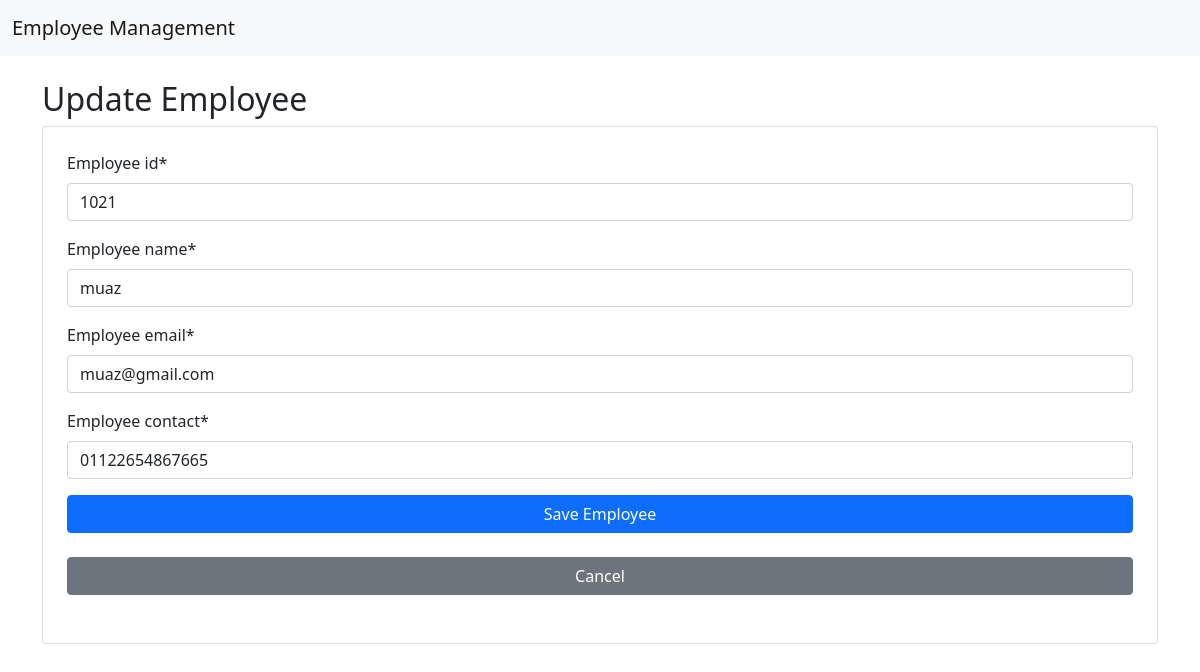
Screenshot of /update/6/ with the database file from the repository.
### employee/models.py (models this page shows, shortened)
class Employee(models.Model):
    employee_id=models.CharField(max_length=20)
    employee_name=models.CharField(max_length=100)
    employee_email=models.EmailField()
    employee_contact=models.CharField(max_length=20)

### employee/views.py (the view)
# urls.py: path('update/<int:pk>/',update_employee, name= "update"),
def update_employee(request, pk):
    employee = Employee.objects.get(id=pk)
    if request.method == 'POST':
        form = EmployeeForm(request.POST, instance=employee)
        if form.is_valid():
            form.save()
            return redirect('list')
    else:
        form = EmployeeForm(instance=employee)
    return render(request, 'update.html', {'form':form})

### employee/forms.py
class EmployeeForm(forms.ModelForm):
    class Meta:
        model=Employee
        fields='__all__'

### employee/templates/update.html (shortened to what this page needs)
{% extends "base.html" %}
{%block content%}
{%load crispy_forms_tags%}
<h2> Update Employee</h2>
<form method="POST" class="form-group card p-4">
    {{form | crispy}}
    <button type="submit" class="btn btn-primary">Save Employee</button><br>
    <a href="{%url 'list'%} " class="btn btn-secondary">Cancel</a><br>
</form>
{% endblock %}

### rows the page displays
Employee: employee_id "1021", employee_name "muaz", employee_email "muaz@gmail.com", employee_contact "01122654867665"
